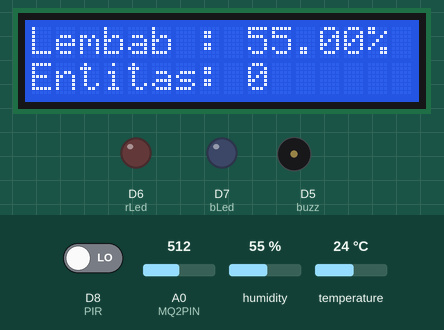
The sketch below on a simulated ESP8266 (NodeMCU). On the bench: 16×2 character LCD, output pins drawn as LEDs (lit = HIGH), buzzer (waves = sounding, pin HIGH). Dashed ring = blinking. The test bench sets the inputs (shaded band); at power-on: D8 (PIR) LOW, temperature 24 °C, A0 (MQ2PIN) = 512, humidity 55 %. WiFi joins after 1.5 s; servers stay silent unless stated; what the sketch prints to the serial monitor is not drawn.

Above: at 4.7 s.
4.8 s: D8 (PIR) driven HIGH
16.3 s: temperature set to 38 °C
At 19.7 s:
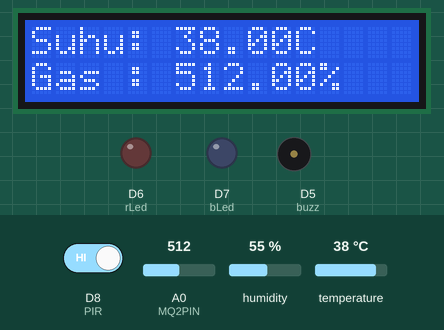
27.8 s: temperature set to 41 °C
At 31.64 s:
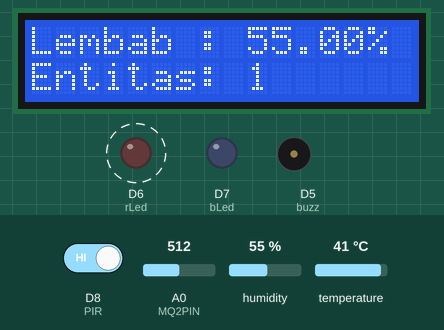
39.3 s: A0 (MQ2PIN) set to 716
At 44.9 s:
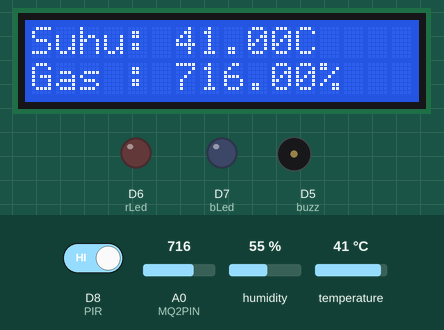
50.8 s: humidity set to 22 %
At 56.0 s:
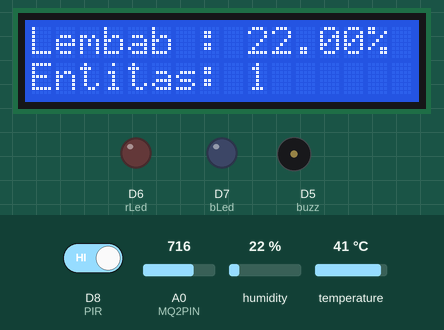
62.3 s: A0 (MQ2PIN) set to 900
At 63.7 s:
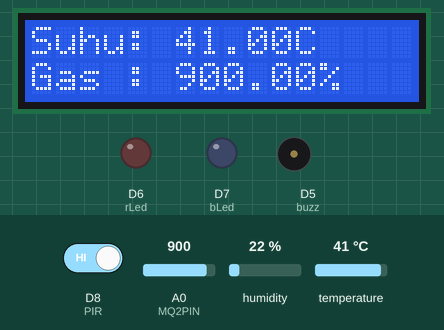
Timing chart, 0 to 65.3 s (numbered marks = the images above; inputs shaded):
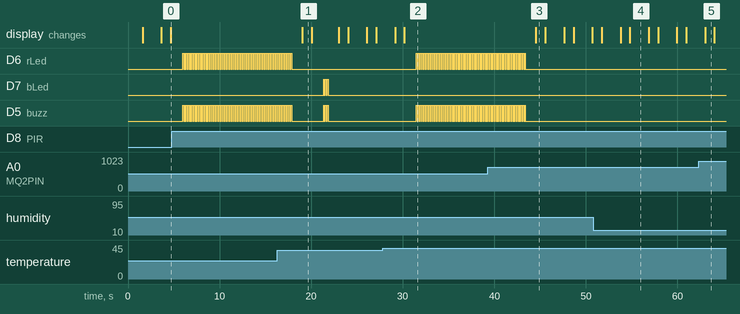

The sketch:

Sistem_alarm.ino
```cpp
// Library

#include <LiquidCrystal_I2C.h>
#include <DHT.h>
#include <Adafruit_Sensor.h>
#include <UniversalTelegramBot.h>
#include <ESP8266WiFi.h>
#include <ArduinoJson.h>


// Port kabel
#define PIR D8
#define DHTPIN D4
#define DHTTYPE DHT11
#define MQ2PIN A0
#define buzz D5
#define rLed D6
#define bLed D7

LiquidCrystal_I2C lcd(0x27, 16, 2);
DHT dht(DHTPIN, DHTTYPE);

// Variabel sensor
int sensor=0;
float temp, gasV, hum;

int suhuTerakhir = 0.0;
int batasGas = 300;
int suhuDarurat = 40;
bool buzzeract = false;
int entitas = 0;

const char* ssid = "danu";
const char* password = "danudanu";

const char* botToken = "7623678633:AAElXiW88Qxx4ZAjC7cKsWUghqnPR4G3qwU";
const char*  chatID= "5344849595";
WiFiClientSecure client;
UniversalTelegramBot bot(botToken, client);

unsigned long lastTelegramTime = 0;         // Waktu terakhir pengiriman pesan
const unsigned long telegramInterval = 1000; // Interval pengiriman pesan (30 detik)

// Flag untuk memastikan pesan hanya terkirim sekali
bool gasAlertSent = false;
bool suhuAlertSent = false;
bool motionAlertSent = false;

void setup() {
  Serial.begin(9600);
  WiFi.begin(ssid, password);
  while (WiFi.status() != WL_CONNECTED) {
    delay(500);
    Serial.print(".");
  }
  Serial.println("\nWiFi Terhubung!");

  client.setInsecure(); // Nonaktifkan verifikasi SSL

  lcd.init();
  lcd.backlight();
  lcd.setCursor(0, 0);
  lcd.print("Starting....");
  lcd.setCursor(0, 1);
  lcd.print("Kelompok 1");
  delay(2000);
  dht.begin();
  pinMode(PIR, INPUT);
  pinMode(MQ2PIN, INPUT);
  pinMode(buzz, OUTPUT);
  pinMode(rLed, OUTPUT);
  pinMode(bLed, OUTPUT);

  lcd.clear();
}

void sendTelegramAlert(String message) {
  if (millis() - lastTelegramTime > telegramInterval) {
    bot.sendMessage("5344849595", message, "Markdown");
    lastTelegramTime = millis();
    Serial.println("Telegram Alert Sent: " + message);
  }
}

void bareng(int times) {
  for (int i = 0; i < times; i++) {
    digitalWrite(buzz, HIGH);
    digitalWrite(rLed, HIGH);
    delay(100);
    digitalWrite(buzz, LOW);
    digitalWrite(rLed, LOW);
    delay(100);
  }
}

void bareng2(int times) {
  for (int i = 0; i < times; i++) {
    digitalWrite(buzz, HIGH);
    digitalWrite(bLed, HIGH);
    delay(100);
    digitalWrite(buzz, LOW);
    digitalWrite(bLed, LOW);
    delay(100);
  }
}

void sensorData(){
  temp = dht.readTemperature();
  hum = dht.readHumidity();
  gasV = analogRead(MQ2PIN);
  sensor = digitalRead(PIR);
}

void displayDataOnLCD() {
  lcd.clear();
  lcd.setCursor(0, 0);
  lcd.print("Suhu: " + String(temp) + "C");
  lcd.setCursor(0, 1);
  lcd.print("Gas : "+ String(gasV) + "%");
  delay(1000);

  lcd.clear();
  lcd.setCursor(0, 0);
  lcd.print("Lembab : " + String(hum) + "%");
  lcd.setCursor(0, 1);
  lcd.print("Entitas: "+ String(entitas));
  delay(1000);
}

void checking(){
  if (gasV >= batasGas && !gasAlertSent) {
    sendTelegramAlert("⚠️ Peringatan: Gas berbahaya terdeteksi!");
    gasAlertSent = true;
    bareng(60);
  } else if (gasV < batasGas) {
    gasAlertSent = false; // Reset flag jika kondisi aman
  }

  // Deteksi suhu berbahaya
  if (temp >= suhuDarurat && !suhuAlertSent) {
    sendTelegramAlert("⚠️ Peringatan: Suhu terlalu tinggi! Suhu: " + String(temp) + "°C");
    suhuAlertSent = true;
    bareng(60);
  } else if (temp < suhuDarurat) {
    suhuAlertSent = false; // Reset flag jika suhu kembali normal
  }

  // Deteksi gerakan
  if (sensor == HIGH && !motionAlertSent) {
    sendTelegramAlert("⚠️ Peringatan: Gerakan terdeteksi!");
    entitas++;
    motionAlertSent = true;
    bareng2(3);
  } else if (sensor == LOW) {
    motionAlertSent = false;
  }

    if (temp >= suhuTerakhir + 2 || temp < suhuTerakhir)
  {
    suhuTerakhir = temp;
    buzzeract = false;
  }

  if (temp >= suhuTerakhir + 1)
  {
    bareng(1);
    suhuTerakhir = temp;
    buzzeract=true;
  }
  else if (temp < suhuTerakhir)
  {
    bareng(2);
  }

}

void loop() {

  sensorData();
  displayDataOnLCD();
  checking();
  delay(1000); // Delay 1 detik untuk loop

}
```

Measured:
- the behaviour switches between 39 and 40 °C on temperature (found by bisection; images 1 and 2)
- after the input at 27.8 s, D6 (rLed), D5 (buzz): alternates HIGH for 0.10 s and LOW for 0.10 s, starting after 3.7 s; the display: first changes after 1.4 s (image 2 shows a later state)
- after the input at 39.3 s, the display: changes after 5.2 s (image 3)
- after the input at 50.8 s, the display: first differs from a run without the input after 4.0 s (image 4)
- after the input at 62.3 s, the display: changes after 0.72 s (image 5)
- by itself, D6 (rLed): alternates HIGH for 0.10 s and LOW for 0.10 s, 16 changes in all, then stays LOW
- what the display in image 1 shows lasts 1.1 s, from 19.0 s to 20.1 s
